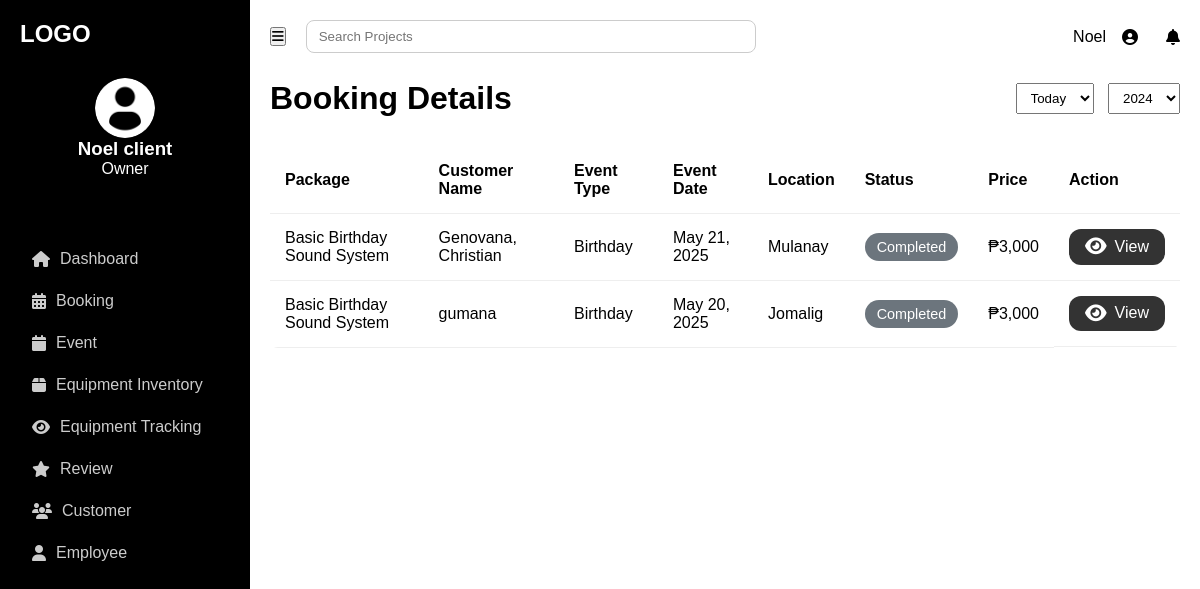
Page /accounts/booking/ (signed in) on the earlier database version.
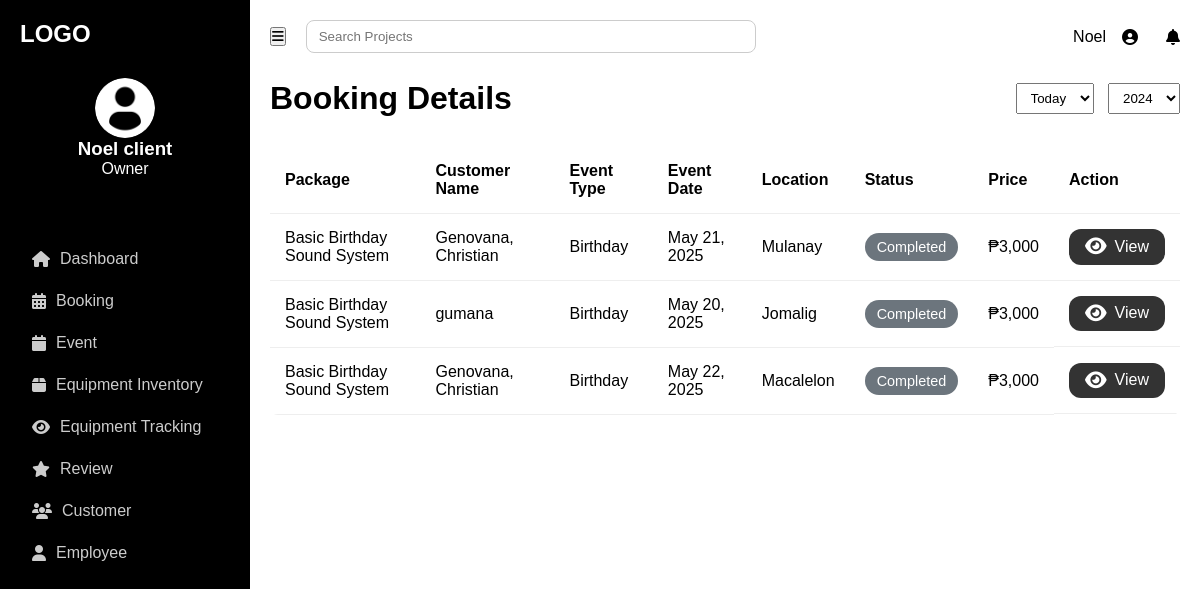
Same page on the later database version.
### accounts/models.py (models this page shows, shortened)
class Booking(models.Model):
    STATUS_CHOICES = [
        ('Processing', 'Processing'),
        ('Approved', 'Approved'),
        ('Rejected', 'Rejected'),
        ('Completed', 'Completed'),
    ]
    user = models.ForeignKey(User, on_delete=models.CASCADE)
    package = models.ForeignKey(ServicePackage, on_delete=models.CASCADE)
    full_name = models.CharField(max_length=100)
    email = models.EmailField()
    contact_number = models.CharField(max_length=20)
    event_date = models.DateField()
    event_time = models.TimeField()
    end_time = models.TimeField(null=True, blank=True)
    event_type = models.CharField(max_length=100)
    location = models.CharField(max_length=255)
    fulladdress = models.CharField(max_length=255, blank=True, null=True)
    audience_size = models.IntegerField()
    status = models.CharField(max_length=50, choices=STATUS_CHOICES, default='Processing')
    price = models.CharField(max_length=20)
    created_at = models.DateTimeField(default=timezone.now)

class ServicePackage(models.Model):
    title = models.CharField(max_length=100)
    description = models.TextField()
    price = models.CharField(max_length=20)
    equipment = models.ManyToManyField(Equipment, through='PackageEquipment')

### accounts/views.py (the view)
    def wrapper(request, *args, **kwargs):
        if not request.user.is_authenticated:
            print("User is not authenticated.")  # Debugging line
            return redirect("login")
        if not request.user.is_staff and not request.user.is_superuser:
            print(f"User {request.user.username} does not have admin privileges.")  # Debugging line
            raise PermissionDenied  # User is denied access
        return view_func(request, *args, **kwargs)

### accounts/views.py (called while the page is built)
def admin_only(view_func):
    def wrapper(request, *args, **kwargs):
        if not request.user.is_authenticated:
            print("User is not authenticated.")  # Debugging line
            return redirect("login")
        if not request.user.is_staff and not request.user.is_superuser:
            print(f"User {request.user.username} does not have admin privileges.")  # Debugging line
            raise PermissionDenied  # User is denied access
        return view_func(request, *args, **kwargs)
    return wrapper

@login_required
@admin_only  # Restrict to admin users
def booking(request):
    bookings = Booking.objects.all()  # Fetch all bookings for admin
    return render(request, 'client/booking.html', {'bookings': bookings})

### accounts/templates/client/booking.html (shortened to what this page needs)
{% extends 'client-base.html' %}
{% block content %}
<header class="header">
    <h1>Booking Details</h1>
    <div class="filters">
        <select><option>Today</option></select>
        <select><option>2024</option></select>
    </div>
</header>
<table class="booking-table">
    <thead>
        <tr>
            <th>Package</th>
            <th>Customer Name</th>
            <th>Event Type</th>
            <th>Event Date</th>
            <th>Location</th>
            <th>Status</th>
            <th>Price</th>
            <th>Action</th>
        </tr>
    </thead>
    <tbody>
        {% for booking in bookings %}
            <tr>
                <td>{{ booking.package.title }}</td>
                <td>{{ booking.full_name }}</td>
                <td>{{ booking.event_type }}</td>
                <td>{{ booking.event_date }}</td>
                <td>{{ booking.location }}</td>
                <td>
                    <span class="badge
                        {% if booking.status == 'Processing' %}processing
                        {% elif booking.status == 'Accepted' %}accepted
                        {% elif booking.status == 'Rejected' %}rejected
                        {% elif booking.status == 'Cancelled' %}cancelled
                        {% else %}not-processed{% endif %}">
                        {{ booking.status }}
                    </span>
                </td>
                <td>{{ booking.price }}</td>
                <td class="actions">
                    <a href="javascript:void(0);" class="view" onclick="openModal({{ booking.id }})">
                        <i class="fa fa-eye"></i> View
                    </a>
                </td>
            </tr>
        {% empty %}
            <tr>
                <td colspan="9">You have no bookings yet.</td>
            </tr>
        {% endfor %}
    </tbody>
</table>
{% endblock %}

Differences in the rows shown:
added Booking: package "Basic Birthday Sound System", full_name "Genovana, Christian", event_type "Birthday", event_date "May 22, 2025", location "Macalelon", status "Completed", price "₱3,000"
